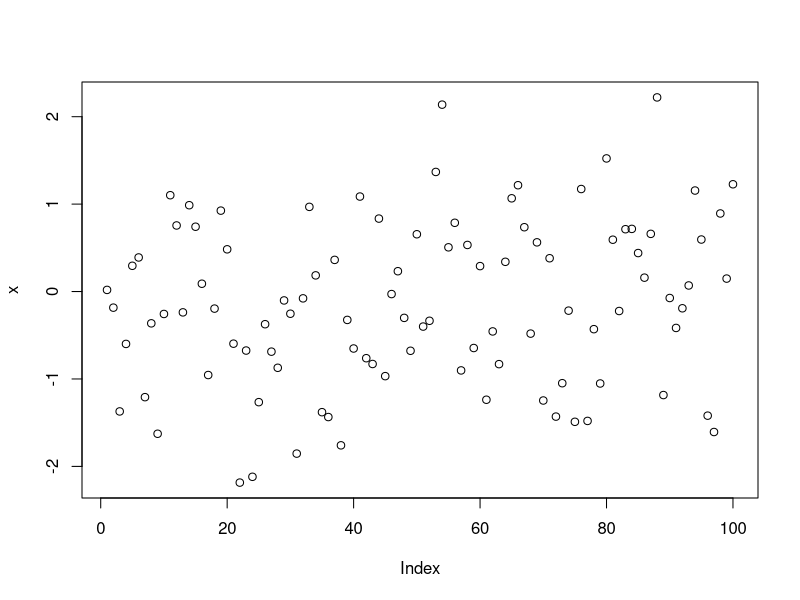
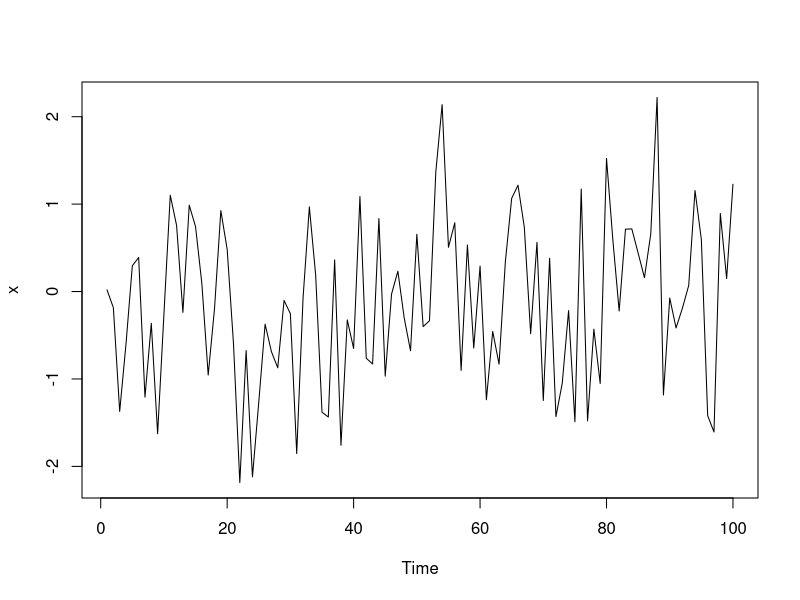
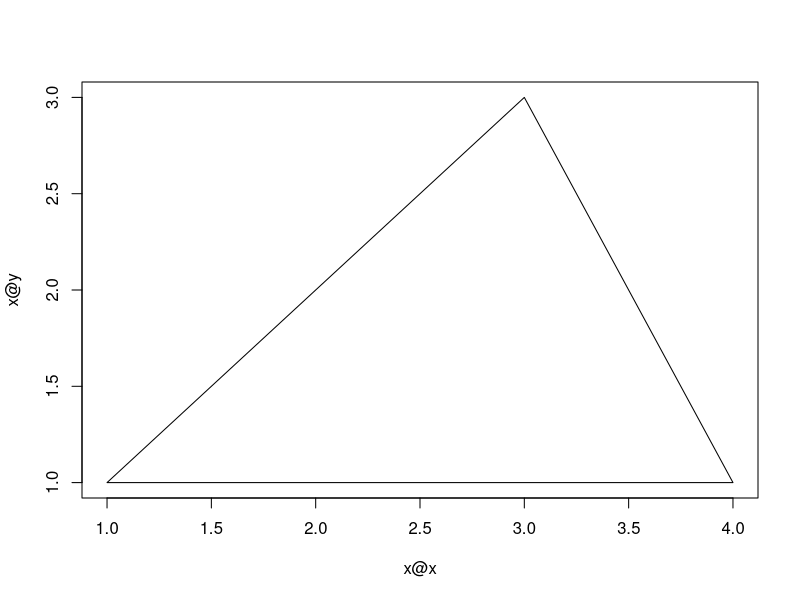

These charts were generated, in order, by the following R code:
## ---- chunk 1
class(1)
class(TRUE)
## ---- chunk 2
class(rnorm(100))
class(NA)
class("foo")
## ---- chunk 3
x <- rnorm(100)
y <- x + rnorm(100)
fit <- lm(y ~ x)  ## linear regression model
class(fit)
## ---- chunk 4
mean
## ---- chunk 5
print
## ---- chunk 6
methods("mean")
## ---- chunk 7
library(methods)
show
## ---- chunk 8
showMethods("show")
## ---- chunk 9
set.seed(2)
x <- rnorm(100)
mean(x)
## ---- chunk 10
head(getS3method("mean", "default"), 10)
## ---- chunk 11
tail(getS3method("mean", "default"), 10)
## ---- chunk 12
set.seed(3)
df <- data.frame(x = rnorm(100), y = 1:100)
sapply(df, mean)
## ---- chunk 13
set.seed(10)
x <- rnorm(100)
plot(x)
## ---- chunk 14
set.seed(10)
x <- rnorm(100)
x <- as.ts(x) ## Convert to a time series object 
plot(x)
## ---- chunk 15
library(methods)
setClass("polygon",
         slots = c(x = "numeric", y = "numeric")
)
## ---- chunk 16
setMethod("plot", "polygon",
          function(x, y, ...) {
                  plot(x@x, x@y, type = "n", ...)
                  xp <- c(x@x, x@x[1])
                  yp <- c(x@y, x@y[1])
                  lines(xp, yp)
	  })
## ---- chunk 17
library(methods)
showMethods("plot")
## ---- chunk 18
p <- new("polygon", x = c(1, 2, 3, 4), y = c(1, 2, 3, 1))
plot(p)
